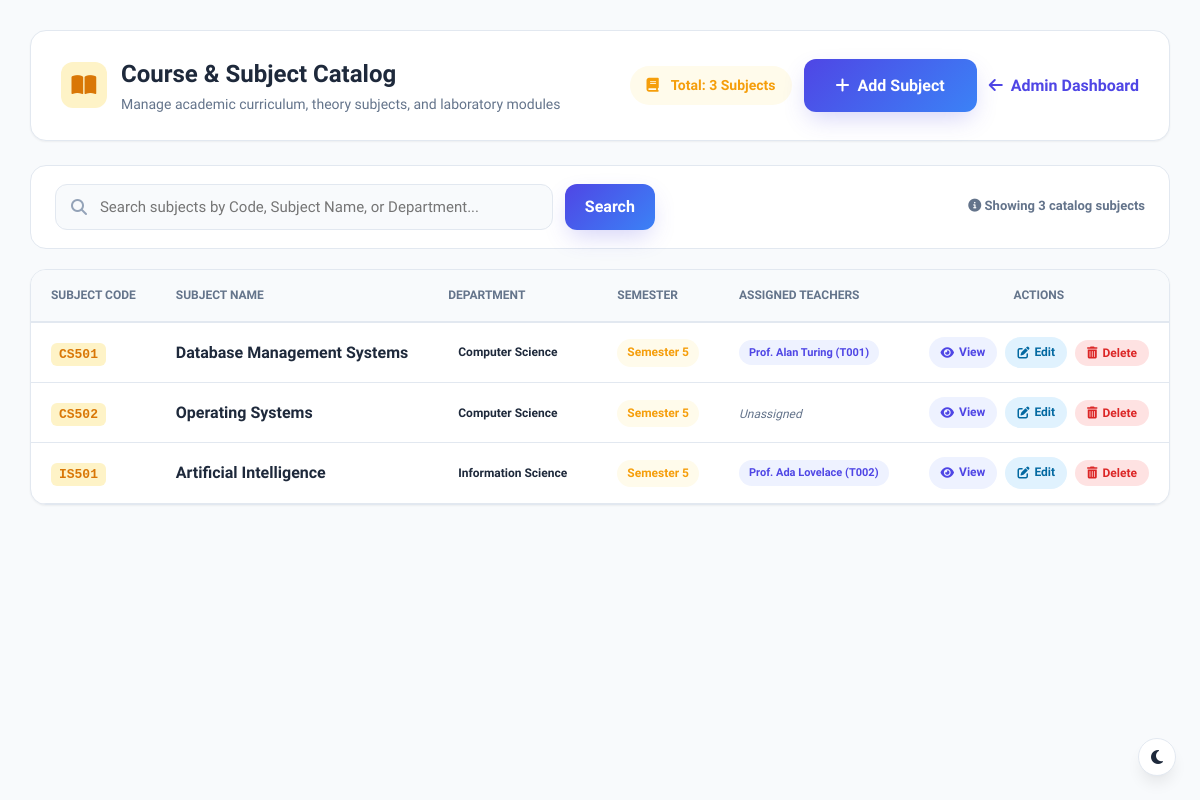
Before: /view_subjects (signed in) with the older database file.
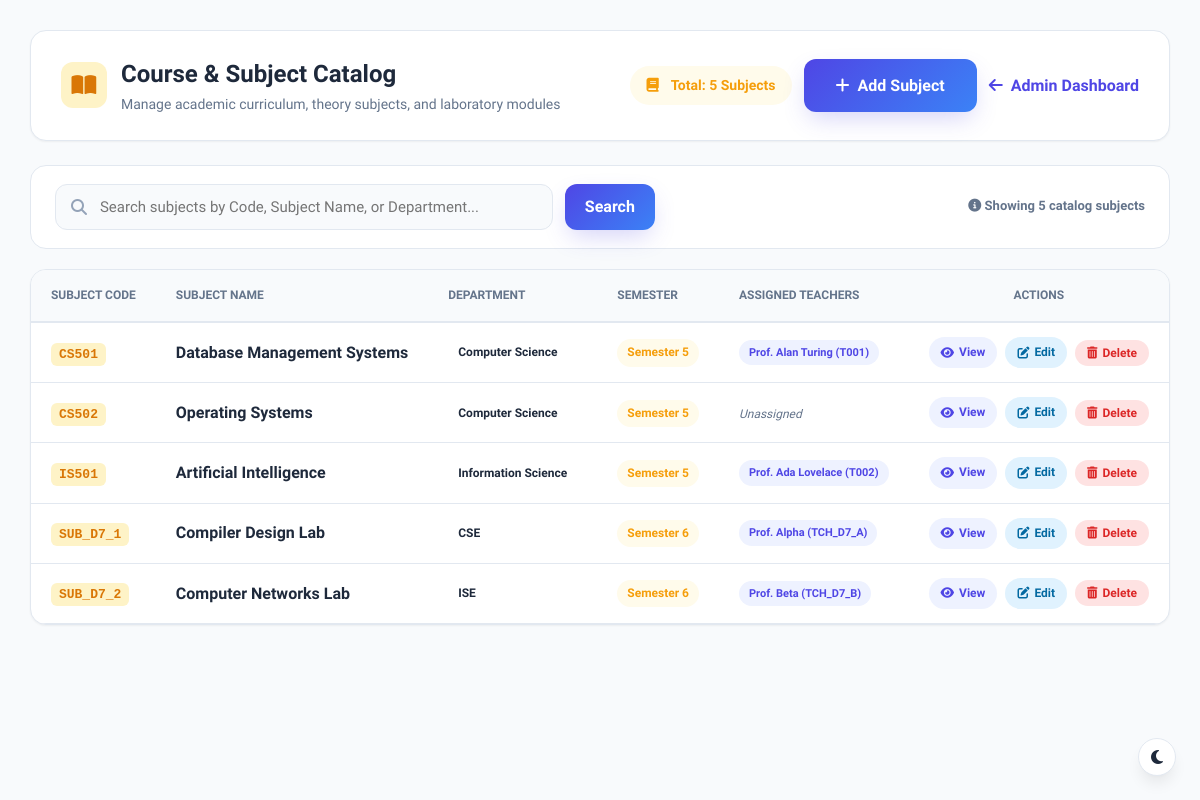
After: the same page with the newer database file.
### tables this page shows
CREATE TABLE "subjects" (id INTEGER PRIMARY KEY AUTOINCREMENT, subject_code TEXT UNIQUE NOT NULL, subject_name TEXT NOT NULL, department TEXT NOT NULL, semester INTEGER NOT NULL);

CREATE TABLE teachers(
        id INTEGER PRIMARY KEY AUTOINCREMENT,
        teacher_id TEXT UNIQUE NOT NULL,
        fullname TEXT NOT NULL,
        email TEXT UNIQUE NOT NULL,
        department TEXT NOT NULL
    );

### app.py (the view)
@app.route("/view_subjects")
@role_required("admin")
def view_subjects():
    search_query = request.args.get("search", "").strip()
    success = request.args.get("success")
    error = request.args.get("error")
    conn = get_db_connection()
    cursor = conn.cursor()
    if search_query:
        term = f"%{search_query}%"
        cursor.execute("""
            SELECT subject_code, subject_name, department, semester
            FROM subjects
            WHERE subject_code LIKE ? OR subject_name LIKE ? OR department LIKE ?
            ORDER BY subject_code ASC
        """, (term, term, term))
    else:
        cursor.execute("""
            SELECT subject_code, subject_name, department, semester
            FROM subjects
            ORDER BY subject_code ASC
        """)
    subjects_raw = cursor.fetchall()
    subjects_list = []
    for s in subjects_raw:
        cursor.execute("""
            SELECT teachers.teacher_id, teachers.fullname
            FROM teacher_subjects
            JOIN teachers ON teacher_subjects.teacher_id = teachers.teacher_id
            WHERE teacher_subjects.subject_id = ?
        """, (s["subject_code"],))
        mapped_teachers = cursor.fetchall()
        subjects_list.append({
            "subject_code": s["subject_code"],
            "subject_name": s["subject_name"],
            "department": s["department"],
            "semester": s["semester"],
            "teachers": mapped_teachers
        })
    conn.close()
    return render_template(
        "view_subjects.html",
        subjects=subjects_list,
        search_query=search_query,
        success=success,
        error=error
    )

### app.py (called while the page is built, shortened)
def role_required(*allowed_roles):
    def decorator(f):
        @wraps(f)
        def decorated_function(*args, **kwargs):
            if "user_id" not in session or "role" not in session:
                return redirect(url_for("login"))
            user_role = session.get("role")
            return f(*args, **kwargs)
        return decorated_function
    return decorator

### database.py (called while the page is built)
def get_db_connection():
    conn = sqlite3.connect("database.db")
    conn.execute("PRAGMA foreign_keys = ON;")
    conn.row_factory = sqlite3.Row
    return conn

### templates/view_subjects.html (shortened to what the changed rows need)
<!DOCTYPE html>
<html lang="en">
<head>
    <link rel="stylesheet" href="{{ url_for('static', filename='css/dashboard.css') }}">
    <link rel="stylesheet" href="{{ url_for('static', filename='css/style.css') }}">
    <link rel="stylesheet" href="https://cdnjs.cloudflare.com/ajax/libs/font-awesome/6.5.2/css/all.min.css">
</head>
<body style="background: var(--bg-main);">
    <div style="max-width: 1280px; margin: 30px auto; padding: 0 24px;">
        <div style="display: flex; justify-content: space-between; align-items: center; flex-wrap: wrap; gap: 20px; background: var(--card-bg); padding: 24px 30px; border-radius: var(--radius-lg); box-shadow: var(--shadow-sm); border: 1px solid var(--border); margin-bottom: 24px;">
            <div>
                <div style="display: flex; align-items: center; gap: 14px;">
                    <div>
                        <h1 style="font-size: 24px; font-weight: 800; color: var(--text-main); margin: 0;">Course & Subject Catalog</h1>
                    </div>
                </div>
            </div>
            <div style="display: flex; align-items: center; gap: 12px;">
                <span class="badge badge-warning" style="font-size: 14px; padding: 8px 16px;">
                    <i class="fas fa-book" style="margin-right: 6px;"></i> Total: {{ subjects|length }} Subjects
                </span>
                <a href="{{ url_for('add_subject') }}" class="btn btn-primary" style="display: inline-flex; align-items: center; gap: 8px; font-weight: 600;">
                    <i class="fas fa-plus"></i> Add Subject
                </a>
                <a href="{{ url_for('admin') }}" class="btn btn-outline" style="display: inline-flex; align-items: center; gap: 8px; font-weight: 600;">
                    <i class="fas fa-arrow-left"></i> Admin Dashboard
                </a>
            </div>
        </div>
        <div style="background: var(--card-bg); padding: 18px 24px; border-radius: var(--radius-lg); border: 1px solid var(--border); margin-bottom: 20px; display: flex; justify-content: space-between; align-items: center; flex-wrap: wrap; gap: 16px;">
            <span style="font-size: 13px; color: var(--text-muted); font-weight: 600;">
                <i class="fas fa-info-circle"></i> Showing <strong>{{ subjects|length }}</strong> catalog subjects
            </span>
        </div>
        <div class="table-card" style="background: var(--card-bg); border-radius: var(--radius-lg); border: 1px solid var(--border); overflow: hidden; box-shadow: var(--shadow-sm);">
            {% if subjects %}
            <div style="overflow-x: auto;">
                <table class="data-table" id="subjectsTable" style="width: 100%; border-collapse: collapse;">
                    <thead>
                        <tr style="background: var(--bg-main); border-bottom: 2px solid var(--border);">
                            <th style="padding: 16px 20px; text-align: left; font-size: 12px; font-weight: 700; color: var(--text-muted); text-transform: uppercase;">Subject Code</th>
                            <th style="padding: 16px 20px; text-align: left; font-size: 12px; font-weight: 700; color: var(--text-muted); text-transform: uppercase;">Subject Name</th>
                            <th style="padding: 16px 20px; text-align: left; font-size: 12px; font-weight: 700; color: var(--text-muted); text-transform: uppercase;">Department</th>
                            <th style="padding: 16px 20px; text-align: left; font-size: 12px; font-weight: 700; color: var(--text-muted); text-transform: uppercase;">Semester</th>
                            <th style="padding: 16px 20px; text-align: left; font-size: 12px; font-weight: 700; color: var(--text-muted); text-transform: uppercase;">Assigned Teachers</th>
                            <th style="padding: 16px 20px; text-align: center; font-size: 12px; font-weight: 700; color: var(--text-muted); text-transform: uppercase;">Actions</th>
                        </tr>
                    </thead>
                    <tbody>
                        {% for sub in subjects %}
                        <tr class="subject-row" style="border-bottom: 1px solid var(--border); transition: var(--transition);">
                            <td style="padding: 14px 20px;">
                                <span style="font-weight: 700; font-family: monospace; color: #d97706; background: #fef3c7; padding: 4px 8px; border-radius: 6px; font-size: 13px;">
                                    {{ sub.subject_code }}
                                </span>
                            </td>
                            <td style="padding: 14px 20px;">
                                <span style="font-weight: 600; color: var(--text-main);">{{ sub.subject_name }}</span>
                            </td>
                            <td style="padding: 14px 20px;">
                                <span class="badge badge-info">{{ sub.department }}</span>
                            </td>
                            <td style="padding: 14px 20px;">
                                <span class="badge badge-warning">Semester {{ sub.semester }}</span>
                            </td>
                            <td style="padding: 14px 20px;">
                                {% if sub.teachers %}
                                <div style="display: flex; flex-wrap: wrap; gap: 4px;">
                                    {% for tch in sub.teachers %}
                                    <span class="badge badge-primary" style="font-size: 11px;">
                                        {{ tch['fullname'] }} ({{ tch['teacher_id'] }})
                                    </span>
                                    {% endfor %}
                                </div>
                                {% else %}
                                <span style="font-size: 12px; color: var(--text-muted); font-style: italic;">Unassigned</span>
                                {% endif %}
                            </td>
                            <td style="padding: 14px 20px; text-align: center;">
                                <div style="display: inline-flex; align-items: center; gap: 8px;">
                                    <a href="{{ url_for('view_subject', subject_code=sub.subject_code) }}" class="badge badge-primary" style="text-decoration: none; padding: 6px 12px; font-size: 12px; display: inline-flex; align-items: center; gap: 5px;" title="View Subject Details">
                                        <i class="fas fa-eye"></i> View
                                    </a>
                                    <a href="{{ url_for('edit_subject', subject_code=sub.subject_code) }}" class="badge badge-info" style="text-decoration: none; padding: 6px 12px; font-size: 12px; display: inline-flex; align-items: center; gap: 5px; background: #e0f2fe; color: #0369a1;" title="Edit Subject">
                                        <i class="fas fa-edit"></i> Edit
                                    </a>
                                    <button
                                        type="button"
                                        class="badge badge-danger"
                                        style="border: none; cursor: pointer; padding: 6px 12px; font-size: 12px; display: inline-flex; align-items: center; gap: 5px; background: #fee2e2; color: #dc2626;"
                                        onclick="confirmDeleteSubject('{{ sub.subject_code }}', '{{ sub.subject_name }}')"
                                        title="Delete Subject">
                                        <i class="fas fa-trash-alt"></i> Delete
                                    </button>
                                </div>
                            </td>
                        </tr>
                        {% endfor %}
                    </tbody>
                </table>
            </div>
            {% endif %}
        </div>
    </div>
</body>
</html>

Changed rows visible on the page:
added subjects: subject_code "SUB_D7_1", subject_name "Compiler Design Lab", department "CSE", semester "6"
added teachers: fullname "Prof. Alpha", teacher_id "TCH_D7_A", shown under "SUB_D7_1"
added subjects: subject_code "SUB_D7_2", subject_name "Computer Networks Lab", department "ISE", semester "6"
added teachers: fullname "Prof. Beta", teacher_id "TCH_D7_B", shown under "SUB_D7_2"
Other visible differences:
{{ subjects|length }}: "3" → "5"
